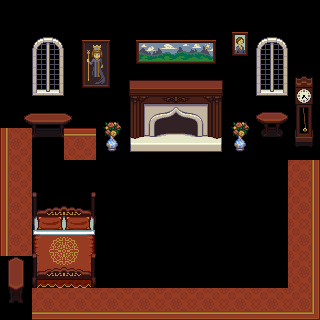

Tiled map render using the project's own tile images. Description and the whole map definition, tile-layer contents included, below:
An orthogonal 10x10 tile map with 32x32 px tiles, 1 tile layer (blockedLayer), 1 hidden layer not drawn, 2 tilesets and 2 objects.

<map version="1.0" orientation="orthogonal" renderorder="right-down" width="10" height="10" tilewidth="32" tileheight="32" nextobjectid="41">
 <tileset firstgid="1" name="tiles" tilewidth="32" tileheight="32" tilecount="184">
  <image source="../images/tiles.png" width="256" height="765" />
 </tileset>
 <tileset firstgid="185" name="tiles" tilewidth="32" tileheight="32" tilecount="184">
  <image source="../images/tiles.png" width="256" height="765" />
 </tileset>
 <layer name="backgroundLayer" width="10" height="10" visible="0">
  <data encoding="csv">
19,19,19,19,19,19,19,19,19,19,
19,19,19,19,19,19,19,19,19,19,
19,19,19,19,19,19,19,19,19,19,
27,27,27,27,27,27,27,27,27,27,
33,34,34,34,34,34,34,34,34,35,
41,42,42,42,42,42,42,42,42,43,
41,42,42,42,42,42,42,42,42,43,
41,42,42,42,42,42,42,42,42,43,
41,42,42,42,42,42,42,42,42,43,
49,50,50,50,50,50,50,50,50,51
</data>
 </layer>
 <layer name="blockedLayer" width="10" height="10">
  <data encoding="csv">
0,0,0,0,0,0,0,0,0,0,
0,125,127,128,86,87,88,103,125,0,
0,133,135,136,62,63,64,0,133,114,
139,140,141,143,70,71,72,143,137,122,
41,148,34,151,78,79,80,151,145,130,
41,0,0,0,0,0,0,0,0,43,
41,60,61,0,0,0,0,0,0,43,
41,68,69,0,0,0,0,0,0,43,
138,76,77,0,0,0,0,0,0,43,
146,50,50,50,50,50,50,50,50,51
</data>
 </layer>
 <objectgroup name="objectsLayer">
  <object id="7" x="243.333" y="241.667" width="32" height="32">
   <properties>
    <property name="type" value="playerStart" />
   </properties>
  </object>
  <object id="34" gid="161" x="94" y="261" width="32" height="32">
   <properties>
    <property name="sprite" value="thehole" />
    <property name="type" value="door" />
   </properties>
  </object>
 </objectgroup>
</map>